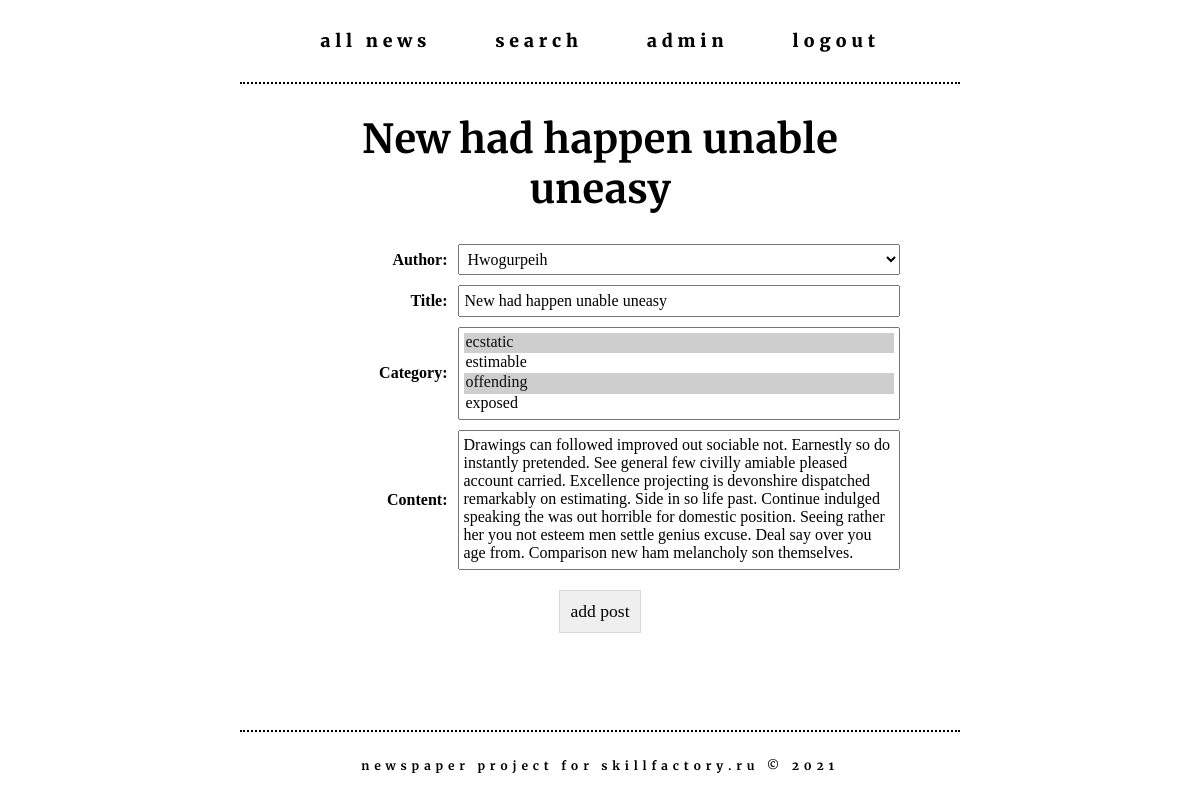
The page /news/update/13/ (signed in) on the database its author committed.
### news/models.py (models this page shows, shortened)
class Post(models.Model):
    author = models.ForeignKey('accounts.Author', on_delete=models.CASCADE)
    post_type = models.CharField(
        max_length=1,
        choices=[
            ('A', 'Article'),
            ('N', 'News')
        ],
        default='N'
    )
    posted = models.DateTimeField(auto_now_add=True)
    category = models.ManyToManyField(Category, through='PostCategory')
    title = models.CharField(max_length=255)
    content = models.TextField()
    rating = models.IntegerField(default=0)

### news/views.py (the view)
class PostEditView(PermissionRequiredMixin, UpdateView):
    permission_required = ('news.change_post',)
    template_name = 'news/post_create.html'
    form_class = NewsForm
    success_url = '/'
    def get_object(self, **kwargs):
        id = self.kwargs.get('pk')
        return Post.objects.get(pk=id)

### news/forms.py
class NewsForm(ModelForm):
    class Meta:
        model = Post
        fields = ['author', 'title', 'category', 'content']

### accounts/models.py (called while the page is built)
    def __str__(self):
        return self.user.username

### news/models.py (called while the page is built)
    def __str__(self):
        return self.name

### templates/news/post_create.html (shortened to what this page needs)
{% extends 'default.html' %}
{% block content %}
  <h1>{{ post.title }}</h1>
  <form method="post">
    {{ form }}
    <input type="submit" value="Add post">
  </form>
{% endblock content %}

### templates/default.html (shortened to what this page needs)
{% load static %}
{% load cache %}
<!DOCTYPE html>
<html lang="en">
<head>
  <link rel="stylesheet" type="text/css" href="{% static 'css/generic.css' %}">
  <link rel="stylesheet" type="text/css" href="{% static 'css/newspaper.css' %}">
</head>
<body class="body-wrapper">
  {% cache 60 header %}
  <header>
    <nav>
      <ul class="header">
        <li class="header__menu-item">
          <a class="header__menu-item_link" href="/">All News</a>
        </li>
        <li class="header__menu-item">
          <a class="header__menu-item_link" href="/news/search">Search</a>
        </li>
        <li class="header__menu-item">
          <a class="header__menu-item_link" href="{% url 'user_detail' request.user.id %}">{{ request.user.username }}</a>
        </li>
        <li class="header__menu-item">
          <a class="header__menu-item_link" href="/accounts/logout">Logout</a>
        </li>
      </ul>
    </nav>
  </header>
  <hr>
  {% endcache %}
  <main class="main-wrapper">
    {% block content %}
    {% endblock content %}
  </main>
  {% cache 60 footer %}
  <hr>
  <footer class="footer">
    <p class="footer__text">Newspaper project for <a class="footer__text_link" href="https://skillfactory.ru/">Skillfactory.ru</a> &#169; 2021</p>
  </footer>
  {% endcache %}
</body>
</html>

### templates/static/css/generic.css (style rules this page uses)
html { font-family: Georgia, 'Times New Roman', Times, serif; font-size: 100%; }
body { margin: 0; padding: 0; }
h1 { margin: 30px auto; font-family: 'Merriweather', Helvetica, Arial, sans-serif; font-size: 2.5rem; font-weight: 700; text-align: center; }
hr { margin: 0 auto; border: none; border-top: 2px dotted rgb(0,0,0); width: 60%; }
p { margin: 10px 0; padding: 0; }
a { color: rgb(0,0,0); text-decoration: none; }
input, select, textarea { padding: 5px; font-family: inherit; font-size: 1rem; }
textarea { max-height: 8rem; resize: none; }
button, input[type=submit] { padding: 10px; font-family: inherit; font-size: 1.1rem; border: 1px solid rgb(0,0,0,0.1); text-transform: lowercase; transition-duration: 0.5s; }

### templates/static/css/newspaper.css (style rules this page uses)
form { margin: 20px auto; display: grid; grid-template-columns: 1fr 3fr; gap: 10px; text-align: right; align-items: center; }
form > :nth-child(even) { font-weight: 700; }
form > input:last-of-type, form > button:last-of-type { margin-top: 10px; font-weight: inherit; grid-column: span 2; justify-self: center; }
.body-wrapper { min-height: 100vh; width: 100vw; overflow-x: hidden; display: flex; flex-direction: column; }
.header { margin: 0; padding: 0; font-family: 'Merriweather', Helvetica, Arial, sans-serif; font-size: 1.1rem; font-weight: 900; text-align: center; list-style: none; }
.header__menu-item { display: inline-block; padding: 15px 0; }
.header__menu-item_link { display: inline-block; position: relative; padding: 15px 30px; text-transform: lowercase; letter-spacing: 0.3rem; }
.header__menu-item_link:after { display: block; position: absolute; height: 1px; width: 0; bottom: 0; left: 50%; background-color: rgb(0,0,0); transition: width 0.3s ease 0s, left 0.3s ease 0s; content: ""; }
.main-wrapper { flex: 1; margin: 0 auto; width: 50%; text-align: center; }
.footer { text-align: center; }
.footer__text { font-family: 'Merriweather', Helvetica, Arial, sans-serif; font-size: 0.75rem; font-weight: 700; text-transform: lowercase; letter-spacing: 0.3rem; line-height: 3rem; }

### rows shown on the page
Post: title "New had happen unable uneasy", author "Hwogurpeih", content "Drawings can followed improved out sociable not. Earnestly so do instantly pretended. See general few civilly amiable pleased account carried. Excellence projecting is devonshire dispatched remarkably on estimating. Side in so life past. Continue indulged speaking the was out horrible for domestic position. Seeing rather her you not esteem men settle genius excuse. Deal say over you age from. Comparison new ham melancholy son themselves."

### other values the page prints
{{ request.user.username }} "admin"
